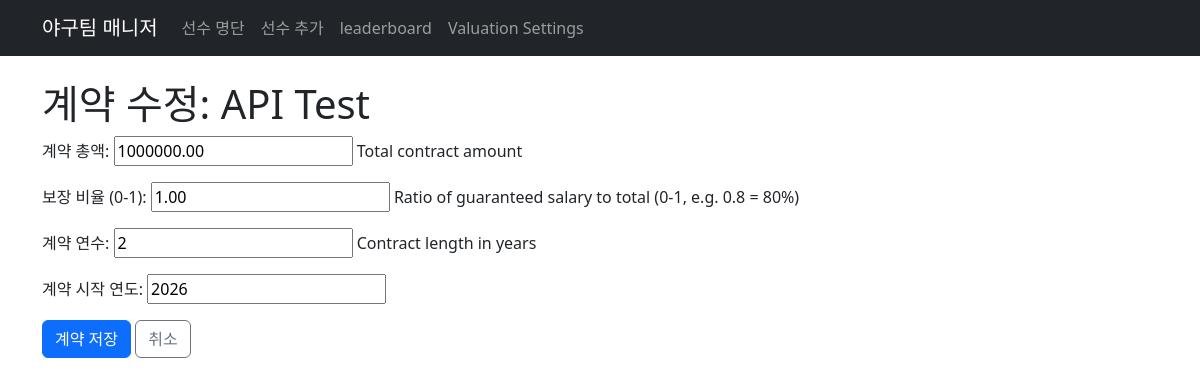
/players/1/contract/, run on the app's committed database.
### roster/models.py (models this page shows, shortened)
class Player(models.Model):
    STATUS_CHOICES = [
        ('pending', '대기'),
        ('active', '활성'),
        ('released', '방출'),
    ]
    name = models.CharField(max_length=100)
    position = models.CharField(max_length=50)
    jersey_number = models.PositiveIntegerField(null=True, blank=True)
    years_to_retirement = models.PositiveIntegerField(
        null=True,
        blank=True,
        verbose_name='Years to retirement',
        help_text='Years left until expected retirement',
    )
    status = models.CharField(max_length=20, choices=STATUS_CHOICES, default='pending')
    created_at = models.DateTimeField(auto_now_add=True)
    updated_at = models.DateTimeField(auto_now=True)
    class Meta:
        ordering = ['name']

class Contract(models.Model):
    player = models.OneToOneField(
        Player,
        on_delete=models.CASCADE,
        related_name='contract',
        null=True,
        blank=True,
    )
    total_value = models.DecimalField(
        max_digits=15,
        decimal_places=2,
        help_text='Total contract amount',
    )
    guaranteed_ratio = models.DecimalField(
        max_digits=3,
        decimal_places=2,
        default=Decimal('1.00'),
        help_text='Ratio of guaranteed salary to total (0-1, e.g. 0.8 = 80%)',
    )
    years = models.PositiveIntegerField(help_text='Contract length in years')
    start_year = models.PositiveIntegerField(null=True, blank=True)

### roster/views.py (the view)
# urls.py: path('players/<int:pk>/contract/', views.contract_edit, name='contract_edit'),
def contract_edit(request, pk):
    player = get_object_or_404(Player, pk=pk)
    try:
        contract = Contract.objects.get(player=player)
    except Contract.DoesNotExist:
        contract = None
    if request.method == 'POST':
        form = ContractForm(request.POST, instance=contract)
        if form.is_valid():
            obj = form.save(commit=False)
            obj.player = player
            obj.save()
            return redirect('roster:player_detail', pk=pk)
    else:
        form = ContractForm(instance=contract)
    return render(request, 'roster/contract_form.html', {'form': form, 'player': player})

### roster/forms.py (shortened to what this page needs)
class ContractForm(forms.ModelForm):
    class Meta:
        model = Contract
        fields = ['total_value', 'guaranteed_ratio', 'years', 'start_year']
        labels = {
            'total_value': '계약 총액',
            'guaranteed_ratio': '보장 비율 (0-1)',
            'years': '계약 연수',
            'start_year': '계약 시작 연도',
        }

### roster/templates/roster/contract_form.html (shortened to what this page needs)
{% extends 'roster/base.html' %}
{% block content %}
<h1>{% if form.instance.pk %}계약 수정{% else %}계약 추가{% endif %}: {{ player.name }}</h1>
<form method="post">
    <div class="mb-3">
        {{ form.as_p }}
    </div>
    <button type="submit" class="btn btn-primary">계약 저장</button>
    <a href="{% url 'roster:player_detail' player.pk %}" class="btn btn-outline-secondary">취소</a>
</form>
{% endblock %}

### data on the page
Player: name "API Test"
Contract: total_value "1000000.00", guaranteed_ratio "1.00", years "2", start_year "2026"
